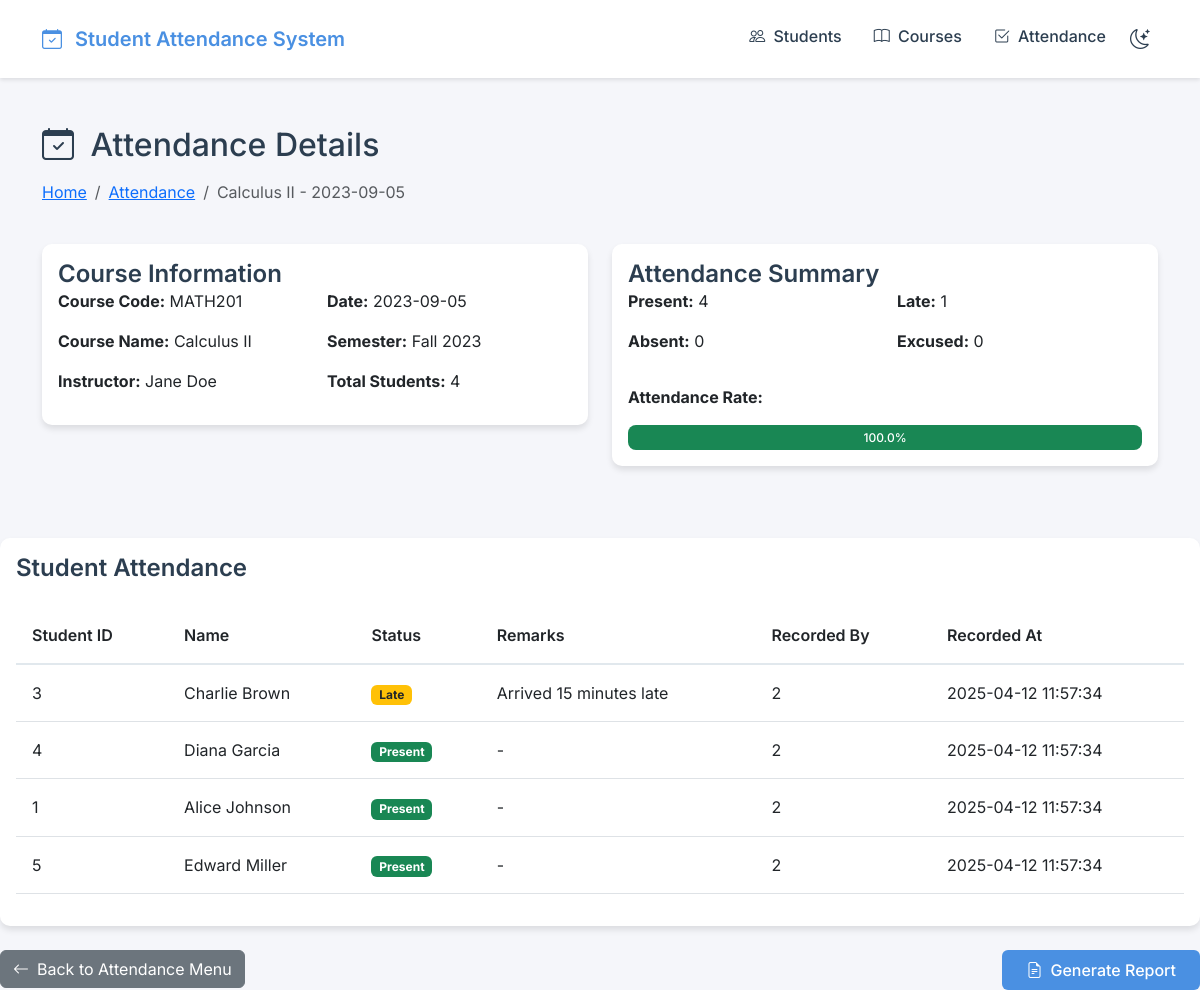
/attendance/detail/2023-09-05/2, run on an earlier commit of the app's database.
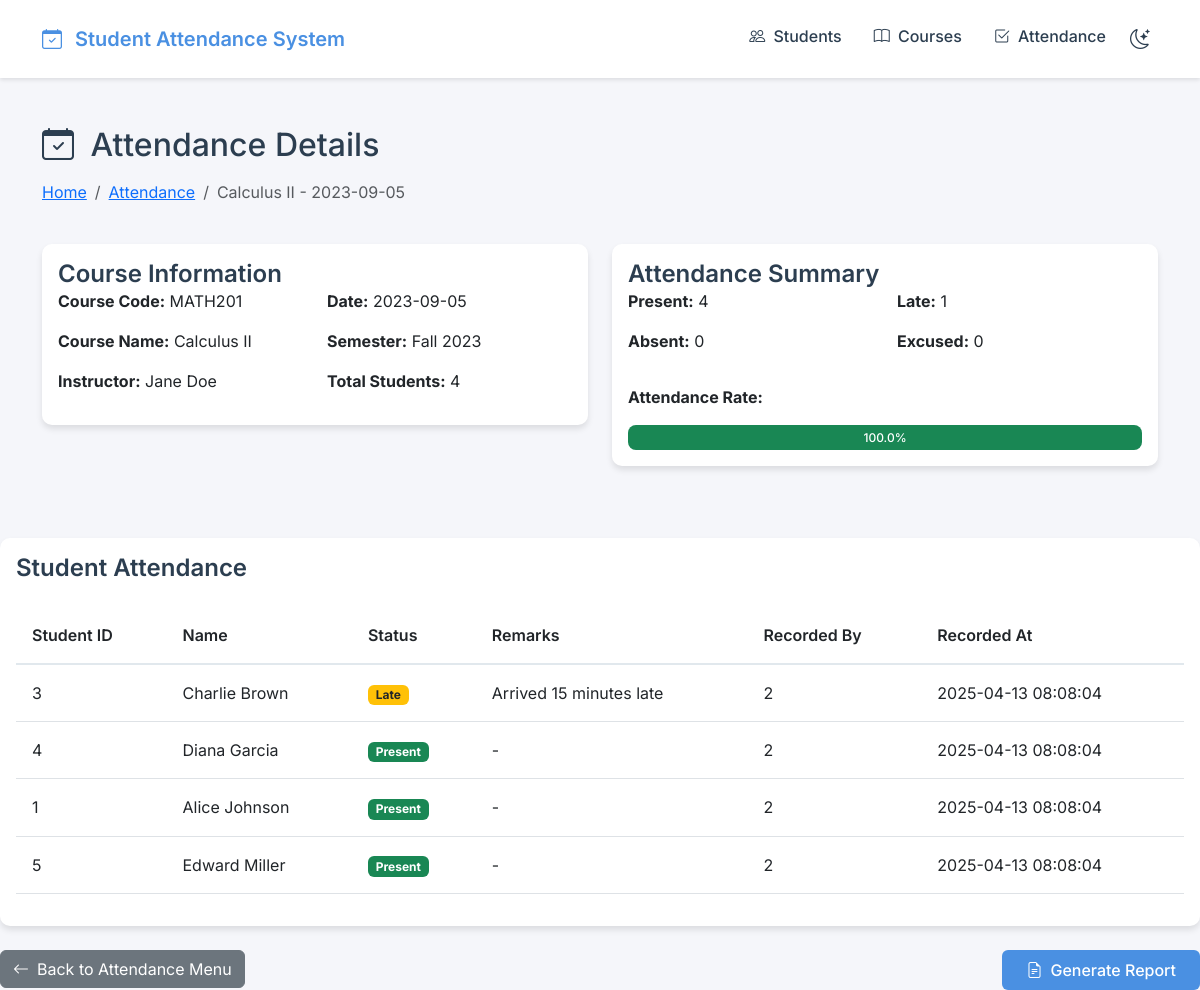
And on a later commit of the database.
### tables this page shows
CREATE TABLE Courses (
    course_id INTEGER PRIMARY KEY,
    course_code VARCHAR(10) UNIQUE NOT NULL,
    course_name VARCHAR(100) NOT NULL,
    instructor_id INTEGER NOT NULL,
    semester VARCHAR(20) NOT NULL,
    start_date DATE NOT NULL,
    end_date DATE NOT NULL,
    FOREIGN KEY (instructor_id) REFERENCES Instructors(instructor_id)
);

CREATE TABLE Enrollments (
    enrollment_id INTEGER PRIMARY KEY,
    student_id INTEGER NOT NULL,
    course_id INTEGER NOT NULL,
    enrollment_date DATE NOT NULL,
    status VARCHAR(20) NOT NULL, -- Active, Dropped, Completed
    FOREIGN KEY (student_id) REFERENCES Students(student_id),
    FOREIGN KEY (course_id) REFERENCES Courses(course_id),
    UNIQUE(student_id, course_id)
);

CREATE TABLE Students (
    student_id INTEGER PRIMARY KEY,
    first_name VARCHAR(50) NOT NULL,
    last_name VARCHAR(50) NOT NULL,
    email VARCHAR(100) UNIQUE NOT NULL,
    phone VARCHAR(15),
    enrollment_date DATE NOT NULL
);

CREATE TABLE Attendance_Records (
    record_id INTEGER PRIMARY KEY,
    student_id INTEGER NOT NULL,
    course_id INTEGER NOT NULL,
    date DATE NOT NULL,
    status VARCHAR(10) NOT NULL, -- Present, Absent, Late, Excused
    remarks TEXT,
    recorded_by INTEGER NOT NULL,
    recorded_at TIMESTAMP DEFAULT CURRENT_TIMESTAMP,
    FOREIGN KEY (student_id) REFERENCES Students(student_id),
    FOREIGN KEY (course_id) REFERENCES Courses(course_id),
    FOREIGN KEY (recorded_by) REFERENCES Instructors(instructor_id),
    UNIQUE(student_id, course_id, date)
);

### app.py (the view)
@app.route('/attendance/detail/<date>/<int:course_id>')
def view_attendance_detail(date, course_id):
    try:
        conn = get_db_connection()
        course = conn.execute('''
            SELECT c.*, i.first_name || ' ' || i.last_name as instructor_name
            FROM Courses c
            JOIN Instructors i ON c.instructor_id = i.instructor_id
            WHERE c.course_id = ?
        ''', (course_id,)).fetchone()
        if not course:
            flash('Course not found.', 'error')
            return redirect(url_for('attendance_menu'))
        enrolled_students = conn.execute('''
            SELECT s.*, e.enrollment_id
            FROM Students s
            JOIN Enrollments e ON s.student_id = e.student_id
            WHERE e.course_id = ? AND e.status = 'Active'
            ORDER BY s.last_name, s.first_name
        ''', (course_id,)).fetchall()
        attendance_records = {}
        records = conn.execute('''
            SELECT ar.*, s.first_name, s.last_name
            FROM Attendance_Records ar
            JOIN Students s ON ar.student_id = s.student_id
            WHERE ar.course_id = ? AND ar.date = ?
        ''', (course_id, date)).fetchall()
        for record in records:
            attendance_records[record['student_id']] = record
        total_students = len(enrolled_students)
        present_count = sum(1 for record in attendance_records.values()
                          if record['status'] in ('Present', 'Late'))
        absent_count = sum(1 for record in attendance_records.values()
                         if record['status'] == 'Absent')
        late_count = sum(1 for record in attendance_records.values()
                        if record['status'] == 'Late')
        excused_count = sum(1 for record in attendance_records.values()
                          if record['status'] == 'Excused')
        attendance_rate = (present_count / total_students * 100) if total_students > 0 else 0
        return render_template('attendance/detail.html',
                              course=course,
                              date=date,
                              enrolled_students=enrolled_students,
                              attendance_records=attendance_records,
                              total_students=total_students,
                              present_count=present_count,
                              absent_count=absent_count,
                              late_count=late_count,
                              excused_count=excused_count,
                              attendance_rate=attendance_rate)
    except sqlite3.Error as e:
        flash(f'Error loading attendance details: {str(e)}', 'error')
        return redirect(url_for('attendance_menu'))
    finally:
        if 'conn' in locals():
            conn.close()

### app.py (called while the page is built)
def get_db_connection():
    try:
        conn = sqlite3.connect(DB_PATH)
        conn.row_factory = sqlite3.Row
        return conn
    except sqlite3.Error as e:
        print(f"Database connection error: {str(e)}")
        raise

### templates/attendance/detail.html (shortened to what this page needs)
{% extends "base.html" %}
{% block content %}
<div class="container py-5">
    <div class="row mb-4">
        <div class="col">
            <h2 class="mb-3">
                <i class="bi bi-calendar-check me-2"></i>
                Attendance Details
            </h2>
            <nav aria-label="breadcrumb">
                <ol class="breadcrumb">
                    <li class="breadcrumb-item"><a href="{{ url_for('index') }}">Home</a></li>
                    <li class="breadcrumb-item"><a href="{{ url_for('attendance_menu') }}">Attendance</a></li>
                    <li class="breadcrumb-item active">{{ course.course_name }} - {{ date }}</li>
                </ol>
            </nav>
        </div>
    </div>
    <div class="row mb-4">
        <div class="col-md-6">
            <div class="card">
                <div class="card-body">
                    <h4 class="card-title">Course Information</h4>
                    <div class="row">
                        <div class="col-md-6">
                            <p><strong>Course Code:</strong> {{ course.course_code }}</p>
                            <p><strong>Course Name:</strong> {{ course.course_name }}</p>
                            <p><strong>Instructor:</strong> {{ course.instructor_name }}</p>
                        </div>
                        <div class="col-md-6">
                            <p><strong>Date:</strong> {{ date }}</p>
                            <p><strong>Semester:</strong> {{ course.semester }}</p>
                            <p><strong>Total Students:</strong> {{ total_students }}</p>
                        </div>
                    </div>
                </div>
            </div>
        </div>
        <div class="col-md-6">
            <div class="card">
                <div class="card-body">
                    <h4 class="card-title">Attendance Summary</h4>
                    <div class="row">
                        <div class="col-md-6">
                            <p><strong>Present:</strong> {{ present_count }}</p>
                            <p><strong>Absent:</strong> {{ absent_count }}</p>
                        </div>
                        <div class="col-md-6">
                            <p><strong>Late:</strong> {{ late_count }}</p>
                            <p><strong>Excused:</strong> {{ excused_count }}</p>
                        </div>
                    </div>
                    <div class="mt-3">
                        <p><strong>Attendance Rate:</strong></p>
                        <div class="progress progress-large">
                            <div class="progress-bar bg-success"
                                 role="progressbar"
                                 style="width: {{ attendance_rate }}%;"
                                 aria-valuenow="{{ attendance_rate }}"
                                 aria-valuemin="0"
                                 aria-valuemax="100">
                                {{ "%.1f"|format(attendance_rate) }}%
                            </div>
                            </div>
                        </div>
                    </div>
                </div>
            </div>
        </div>
    </div>
    <div class="row">
        <div class="col-12">
            <div class="card">
                <div class="card-body">
                    <h4 class="card-title mb-4">Student Attendance</h4>
                    <div class="table-responsive">
                        <table class="table table-hover">
                            <thead>
                                <tr>
                                    <th>Student ID</th>
                                    <th>Name</th>
                                    <th>Status</th>
                                    <th>Remarks</th>
                                    <th>Recorded By</th>
                                    <th>Recorded At</th>
                                </tr>
                            </thead>
                            <tbody>
                                {% for student in enrolled_students %}
                                <tr>
                                    <td>{{ student.student_id }}</td>
                                    <td>{{ student.first_name }} {{ student.last_name }}</td>
                                    <td>
                                        {% if student.student_id in attendance_records %}
                                            {% set record = attendance_records[student.student_id] %}
                                            {% if record.status == 'Present' %}
                                                <span class="badge bg-success">Present</span>
                                            {% elif record.status == 'Absent' %}
                                                <span class="badge bg-danger">Absent</span>
                                            {% elif record.status == 'Late' %}
                                                <span class="badge bg-warning text-dark">Late</span>
                                            {% elif record.status == 'Excused' %}
                                                <span class="badge bg-info">Excused</span>
                                            {% endif %}
                                        {% else %}
                                            <span class="badge bg-secondary">Not Recorded</span>
                                        {% endif %}
                                    </td>
                                    <td>
                                        {% if student.student_id in attendance_records %}
                                            {{ attendance_records[student.student_id].remarks or '-' }}
                                        {% else %}
                                            -
                                        {% endif %}
                                    </td>
                                    <td>
                                        {% if student.student_id in attendance_records %}
                                            {{ attendance_records[student.student_id].recorded_by }}
                                        {% else %}
                                            -
                                        {% endif %}
                                    </td>
                                    <td>
                                        {% if student.student_id in attendance_records %}
                                            {{ attendance_records[student.student_id].recorded_at }}
                                        {% else %}
                                            -
                                        {% endif %}
                                    </td>
                                </tr>
                                {% endfor %}
                            </tbody>
                        </table>
                    </div>
                </div>
            </div>
        </div>
    </div>
    <div class="row mt-4">
        <div class="col-12">
            <a href="{{ url_for('attendance_menu') }}" class="btn btn-secondary">
                <i class="bi bi-arrow-left me-2"></i>Back to Attendance Menu
            </a>
            <a href="{{ url_for('attendance_report') }}" class="btn btn-primary float-end">
                <i class="bi bi-file-earmark-text me-2"></i>Generate Report
            </a>
        </div>
    </div>
{% endblock %}

### templates/base.html (shortened to what this page needs)
<!DOCTYPE html>
<html lang="en">
<head>
    <link rel="stylesheet" href="https://cdnjs.cloudflare.com/ajax/libs/bootstrap/5.3.0/css/bootstrap.min.css">
    <link rel="stylesheet" href="https://cdn.jsdelivr.net/npm/bootstrap-icons@1.7.2/font/bootstrap-icons.css">
    <link rel="stylesheet" href="{{ url_for('static', filename='css/style.css') }}">
</head>
<body>
    <nav class="navbar navbar-expand-lg sticky-top">
        <div class="container">
            <a class="navbar-brand" href="{{ url_for('index') }}">
                <i class="bi bi-calendar-check me-2"></i>
                Student Attendance System
            </a>
            <div class="collapse navbar-collapse" id="navbarNav">
                <ul class="navbar-nav ms-auto">
                    <li class="nav-item">
                        <a class="nav-link" href="{{ url_for('list_students') }}">
                            <i class="bi bi-people me-1"></i> Students
                        </a>
                    </li>
                    <li class="nav-item">
                        <a class="nav-link" href="{{ url_for('list_courses') }}">
                            <i class="bi bi-book me-1"></i> Courses
                        </a>
                    </li>
                    <li class="nav-item">
                        <a class="nav-link" href="{{ url_for('attendance_menu') }}">
                            <i class="bi bi-check2-square me-1"></i> Attendance
                        </a>
                    </li>
                    <li class="nav-item">
                        <button class="theme-toggle" onclick="toggleTheme()">
                            <i class="bi bi-moon-stars"></i>
                        </button>
                    </li>
                </ul>
            </div>
        </div>
    </nav>
    {% block content %}{% endblock %}
</body>
</html>

### static/css/style.css (style rules this page uses)
:root { --primary-color: #4a90e2; --secondary-color: #f5f6fa; --text-color: #2c3e50; --border-color: #e1e8ed; --success-color: #2ecc71; --danger-color: #e74c3c; --warning-color: #f1c40f; --card-shadow: 0 4px 6px rgba(0, 0, 0, 0.1); --transition-speed: 0.3s; }
body { font-family: 'Inter', sans-serif; color: var(--text-color); background-color: var(--secondary-color); transition: background-color var(--transition-speed), color var(--transition-speed); }
.navbar { background-color: white; box-shadow: 0 2px 4px rgba(0, 0, 0, 0.1); padding: 1rem 0; }
.navbar-brand { font-weight: 600; color: var(--primary-color) !important; }
.nav-link { color: var(--text-color) !important; font-weight: 500; padding: 0.5rem 1rem !important; transition: color var(--transition-speed); }
.card { background-color: white; border: none; border-radius: 10px; box-shadow: var(--card-shadow); transition: transform var(--transition-speed), box-shadow var(--transition-speed); }
.card-title { color: var(--text-color); font-weight: 600; margin-bottom: 0; }
.btn-primary { background-color: var(--primary-color); border: none; padding: 0.5rem 1.5rem; font-weight: 500; transition: background-color var(--transition-speed); }
.theme-toggle { background: none; border: none; color: var(--text-color); font-size: 1.25rem; padding: 0.5rem; cursor: pointer; transition: color var(--transition-speed); }
.table { color: var(--text-color); }
.table thead th { border-bottom: 2px solid var(--border-color); font-weight: 600; }
.table td, .table th { padding: 1rem; vertical-align: middle; }
.progress { height: 20px !important; margin-bottom: 0; background-color: var(--secondary-color); border-radius: 8px; }
.progress-bar { display: flex; align-items: center; justify-content: center; color: white; font-weight: 500; transition: width 0.6s ease; }
.progress-large { height: 25px !important; }

What changed in the data, as far as the page shows it:
changed Attendance_Records "Arrived 15 minutes late": recorded_at "2025-04-12 11:57:34" → "2025-04-13 08:08:04"
changed through a linked row, Students: student_id.recorded_at "2025-04-12 11:57:34" → "2025-04-13 08:08:04"
changed Attendance_Records (number 3 of 4 on the later page): recorded_at "2025-04-12 11:57:34" → "2025-04-13 08:08:04"
changed Attendance_Records (number 4 of 4 on the later page): recorded_at "2025-04-12 11:57:34" → "2025-04-13 08:08:04"
